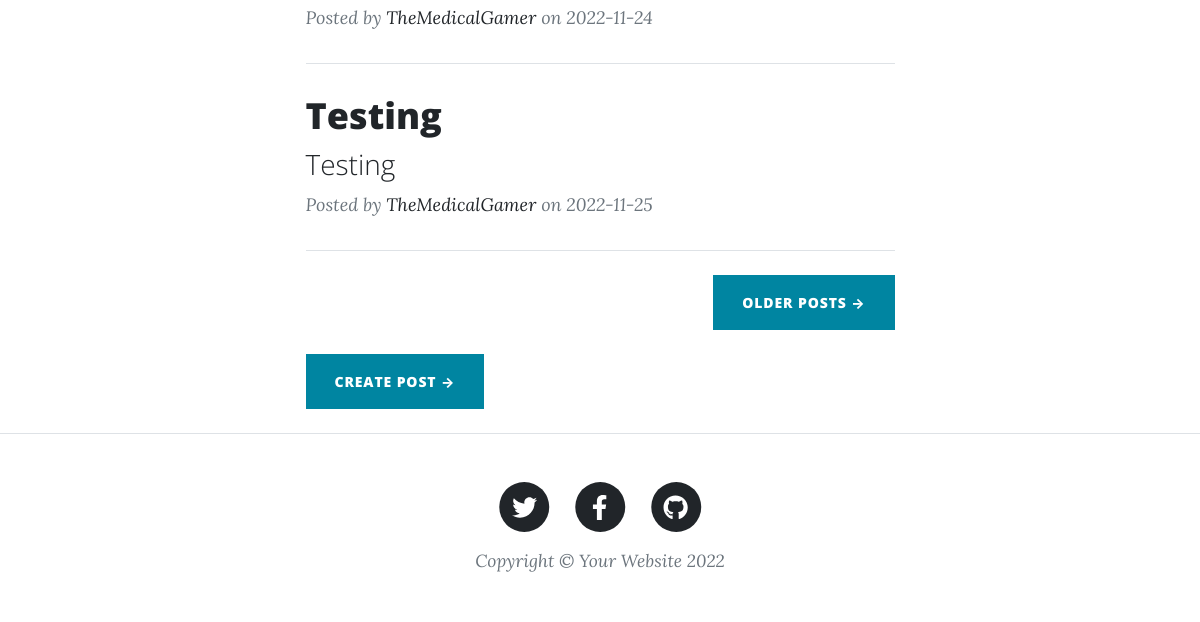
Before: / (lower part) with the older database file.
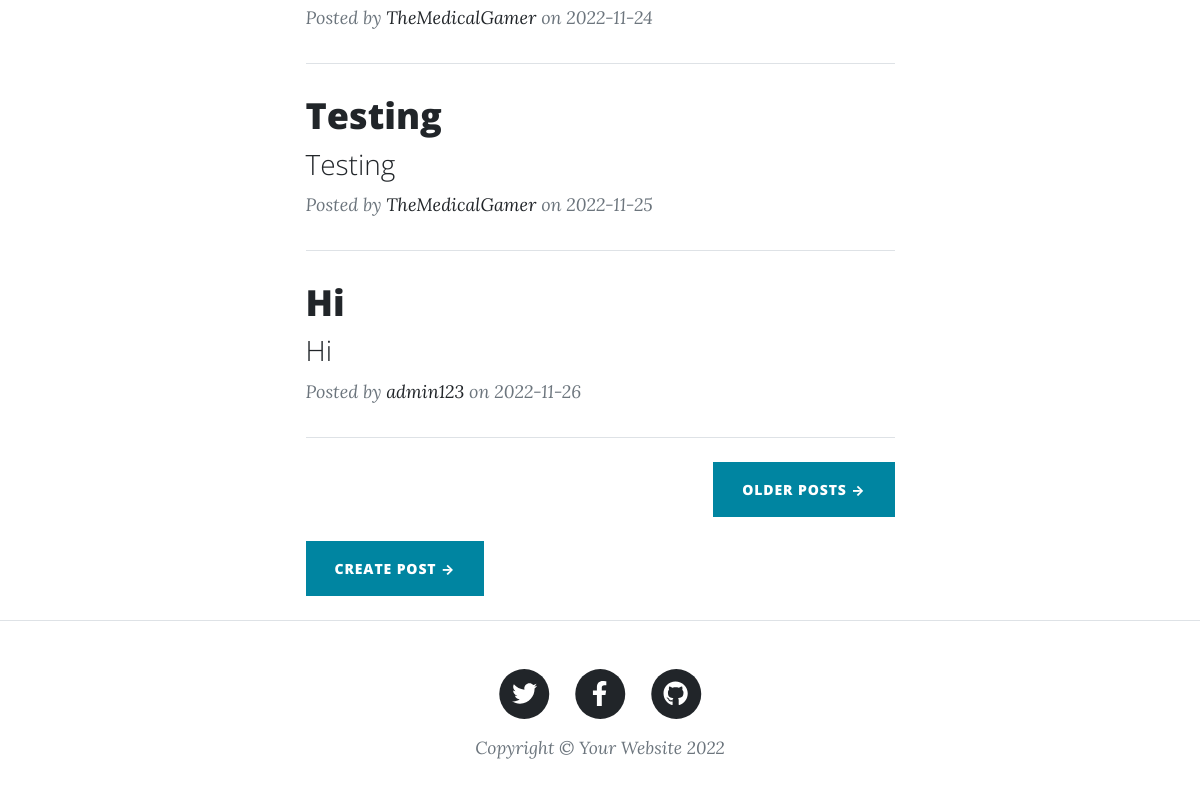
After: the same page with the newer database file.
### BetterBlog/models.py (models this page shows, shortened)
class Post(db.Model):
    id = db.Column(db.Integer, primary_key=True)
    title = db.Column(db.String(250), unique=True, nullable=False)
    subtitle = db.Column(db.String(250), nullable=False)
    date_created = db.Column(db.String(150), default=datetime.today())
    body = db.Column(db.Text, nullable=False)
    author = db.Column(db.Integer, db.ForeignKey('user.id', ondelete="CASCADE"), nullable=False)
    img_url = db.Column(db.String(250), nullable=False)
    comments = db.relationship('Comment', backref='post', passive_deletes=True)  # comment.post

### BetterBlog/views.py (the view)
@view.route('/')
def get_all_posts():
    posts = Post.query.limit(10).all()
    if current_user.is_authenticated:
        return render_template("index.html", all_posts=posts, name=current_user)
    return render_template("index.html", all_posts=posts, name="GUEST")

### BetterBlog/templates/index.html (shortened to what this page needs)
{% include "header.html" %}
        <div class="container px-4 px-lg-5">
            <div class="row gx-4 gx-lg-5 justify-content-center">
                <div class="col-md-10 col-lg-8 col-xl-7">
        {% for post in all_posts %}
                    <div class="post-preview">
                        <a href="post/{{post.id}}">
                            <h2 class="post-title">{{post.title}}</h2>
                            <h3 class="post-subtitle">{{post.subtitle}}</h3>
                        </a>
                        <p class="post-meta">
                            Posted by
                            <a href="#!">{{post.author}}</a>
                            on {{post.date_created}}
                        </p>
                    </div>
                    <hr class="my-4" />
        {% endfor %}
                    <div class="d-flex justify-content-end mb-4"><a class="btn btn-primary text-uppercase" href="#!">Older Posts →</a></div>
                    <div class="d-flex justify-content-start mb-4"><a class="btn btn-primary text-uppercase" href="/newpost">Create post →</a></div>
                </div>
            </div>
        </div>
{% include "footer.html" %}

Changed rows visible on the page:
added Post: title "Hi", subtitle "Hi", author "admin123", date_created "2022-11-26"
